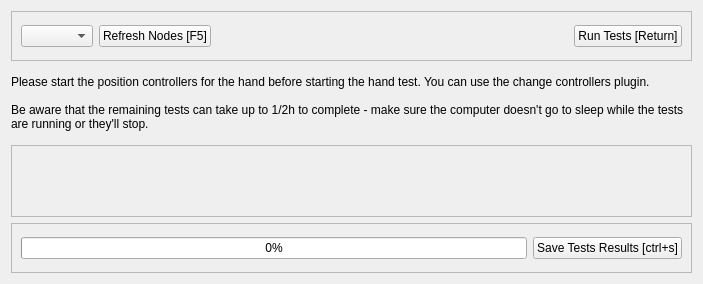
<?xml version="1.0" encoding="UTF-8"?>
<ui version="4.0">
 <class>SrSelfTestDockWidget</class>
 <widget class="QWidget" name="SrSelfTestDockWidget">
  <property name="geometry">
   <rect>
    <x>0</x>
    <y>0</y>
    <width>703</width>
    <height>284</height>
   </rect>
  </property>
  <property name="windowTitle">
   <string>Self Tests</string>
  </property>
  <layout class="QVBoxLayout" name="verticalLayout">
   <item>
    <widget class="QFrame" name="frame">
     <property name="maximumSize">
      <size>
       <width>16777215</width>
       <height>50</height>
      </size>
     </property>
     <property name="frameShape">
      <enum>QFrame::StyledPanel</enum>
     </property>
     <property name="frameShadow">
      <enum>QFrame::Raised</enum>
     </property>
     <layout class="QHBoxLayout" name="horizontalLayout">
      <item>
       <widget class="QComboBox" name="nodes_combo"/>
      </item>
      <item>
       <widget class="QPushButton" name="btn_refresh_nodes">
        <property name="text">
         <string>Refresh Nodes [F5]</string>
        </property>
        <property name="shortcut">
         <string>F5</string>
        </property>
       </widget>
      </item>
      <item>
       <spacer name="horizontalSpacer">
        <property name="orientation">
         <enum>Qt::Horizontal</enum>
        </property>
        <property name="sizeHint" stdset="0">
         <size>
          <width>40</width>
          <height>20</height>
         </size>
        </property>
       </spacer>
      </item>
      <item>
       <widget class="QPushButton" name="btn_test">
        <property name="text">
         <string>Run Tests [Return]</string>
        </property>
        <property name="shortcut">
         <string>Return</string>
        </property>
        <property name="default">
         <bool>false</bool>
        </property>
       </widget>
      </item>
     </layout>
    </widget>
   </item>
   <item>
    <widget class="QLabel" name="label">
     <property name="text">
      <string>Please start the position controllers for the hand before starting the hand test. You can use the change controllers plugin.

Be aware that the remaining tests can take up to 1/2h to complete - make sure the computer doesn't go to sleep while the tests are running or they'll stop.</string>
     </property>
     <property name="wordWrap">
      <bool>true</bool>
     </property>
    </widget>
   </item>
   <item>
    <widget class="QFrame" name="test_area">
     <property name="frameShape">
      <enum>QFrame::StyledPanel</enum>
     </property>
     <property name="frameShadow">
      <enum>QFrame::Raised</enum>
     </property>
     <layout class="QVBoxLayout" name="verticalLayout_3">
      <item>
       <layout class="QVBoxLayout" name="test_layout"/>
      </item>
     </layout>
    </widget>
   </item>
   <item>
    <widget class="QFrame" name="frame_4">
     <property name="maximumSize">
      <size>
       <width>16777215</width>
       <height>50</height>
      </size>
     </property>
     <property name="frameShape">
      <enum>QFrame::StyledPanel</enum>
     </property>
     <property name="frameShadow">
      <enum>QFrame::Raised</enum>
     </property>
     <layout class="QHBoxLayout" name="horizontalLayout_3">
      <item>
       <widget class="QProgressBar" name="progress_bar">
        <property name="value">
         <number>0</number>
        </property>
       </widget>
      </item>
      <item>
       <widget class="QPushButton" name="btn_save">
        <property name="text">
         <string>Save Tests Results [ctrl+s]</string>
        </property>
        <property name="shortcut">
         <string>Ctrl+S</string>
        </property>
       </widget>
      </item>
     </layout>
    </widget>
   </item>
  </layout>
 </widget>
 <resources/>
 <connections/>
</ui>
